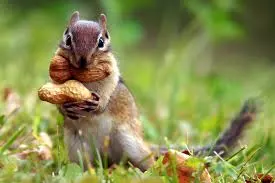
#> input picture resimler/squirrel.webp, 275 x 183 px, found by its file name
$ python 'dokunarak_bükme.py'
#> lines starting #> are read from the running program, lines starting #| are printed output that depends on the picture; after the words box and inside, x2 and y2 are one past the last pixel; in counts of white or black regions, pixels touching at a corner belong together
import cv2, numpy as np
goruntu = cv2.imread('resimler/squirrel.webp')
#> goruntu is the input picture: shape (183, 275, 3); mean B, G, R 79.8, 141.3, 135.5
goruntu1 = cv2.imread('resimler/squirrel.webp')
parca = goruntu1[0:100, 0:200]
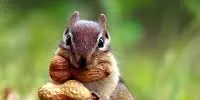
#> parca: shape (100, 200, 3); mean B, G, R 78, 136.7, 129.6

n = [[0,0],[0,0],[0,0],[0,0]]
sayac = 0
baslangic = np.float32([[n[0][0],n[0][1]],[n[1][0],n[1][1]],[n[2][0],n[2][1]],[n[3][0],n[3][1]]])
yeniyer = np.float32([[50,60],[300,50],[30,310],[325,300]])

xx = cv2.FONT_HERSHEY_COMPLEX
cv2.putText(goruntu,f"nokta{sayac%4} x,y icin tikla..",(10,30),xx,.9,(0,255,0),1)
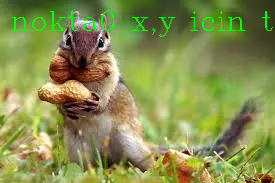
#> goruntu: shape (183, 275, 3); 1.5% of pixels changed, all inside (x1, y1, x2, y2) = (12, 11, 273, 37)
cv2.imshow("Orjinal Goruntu", goruntu)

def tiklamaAl(olay,x,y,durum,parametre):
    global sayac, baslangic, yeniyer, xx
    if olay == cv2.EVENT_LBUTTONDOWN :
        goruntu[0:100, 0:200] = parca
        print("\nSol tıklandı",x,y)
        n[sayac%4][0], n[sayac%4][1] = x,y

        for a in n: print(a,end=" ")
        sayac += 1
        cv2.putText(goruntu,f"nokta{sayac%4} x,y icin tikla..",(10,30),xx,.9,(0,255,0),1)
        cv2.imshow("Orjinal Goruntu", goruntu)

    # float32([[üstsol x,y],[üstsağ x,y],[altsol x,y],[altsağ x,y]])
    baslangic = np.float32([[n[0][0],n[0][1]],[n[1][0],n[1][1]],[n[2][0],n[2][1]],[n[3][0],n[3][1]]])
    yeniyer = np.float32([[0,0],[sutun,0],[0,satir],[sutun,satir]])

satir,sutun = goruntu.shape[:2]
#> satir = 183; sutun = 275
print(satir,sutun)
#| 183 275

while True:
    cv2.setMouseCallback("Orjinal Goruntu",tiklamaAl)
    bukmeSekli = cv2.getPerspectiveTransform(baslangic,yeniyer)
    bukulmusSekli = cv2.warpPerspective(goruntu1, bukmeSekli, (sutun,satir))
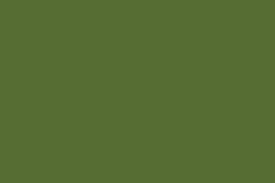
#> bukulmusSekli: shape (183, 275, 3); mean B, G, R 51, 109, 86

    cv2.imshow("Bukulmus sekli", bukulmusSekli)
    if cv2.waitKey(1) == ord("q") : break
#> (key q is pressed here)

cv2.destroyAllWindows()

$ run again, with resimler/sincap.webp copied over resimler/squirrel.webp
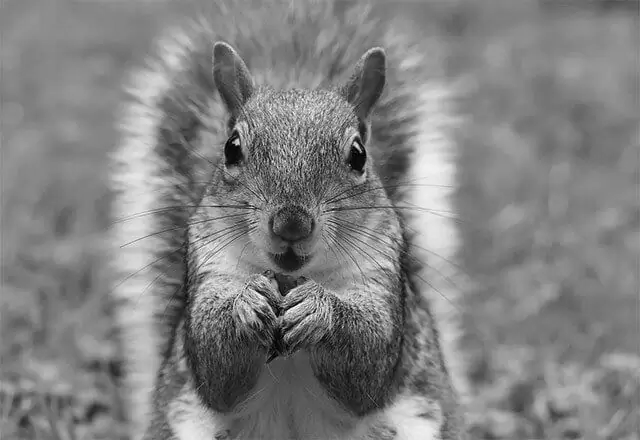
#> input picture resimler/sincap.webp, 640 x 440 px, found by its file name
#> goruntu is the input picture: shape (440, 640, 3); min 0, max 255, mean 129
#> `parca = goruntu1[0:100, 0:200]`:
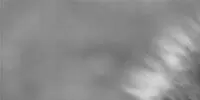
#> parca: shape (100, 200, 3); min 87, max 214, mean 140.7
#> `cv2.putText(goruntu,f"nokta{sayac%4} x,y icin tikla..",(10,30),xx,.9,(..`:
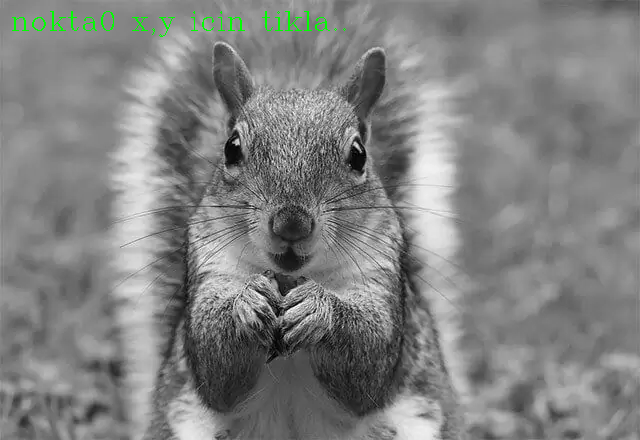
#> goruntu: shape (440, 640, 3); 0.35% of pixels changed, all inside (x1, y1, x2, y2) = (12, 11, 346, 37)
#| 440 640
#> bukulmusSekli: shape (440, 640, 3); every value is 140
